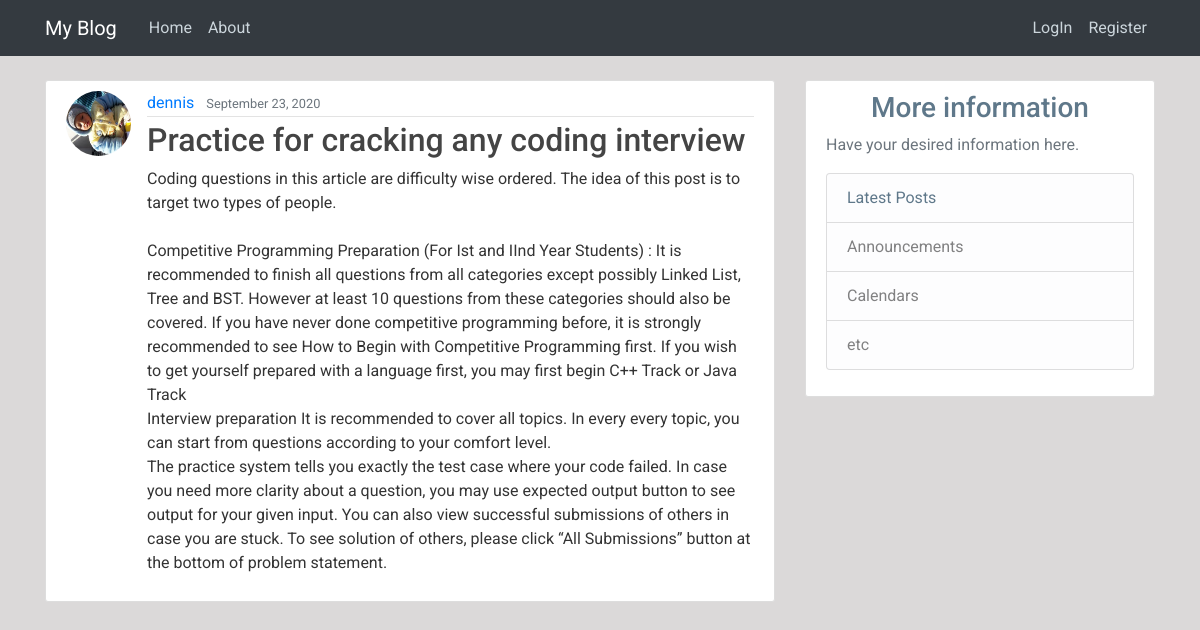
Screenshot of /post/28/ with the database file from the repository.
### blog/models.py (models this page shows, shortened)
class Post(models.Model):
    title = models.CharField(max_length=100)
    author = models.ForeignKey(User, on_delete=models.CASCADE)
    picture = models.ImageField(default='default.jpg', upload_to='blog_pics')
    content = models.TextField()
    date_posted = models.DateTimeField(default=timezone.now)

### users/models.py (models this page shows, shortened)
class Profile(models.Model):
    user = models.OneToOneField(User, on_delete=models.CASCADE)
    image = models.ImageField(default='default.jpg', upload_to='profile_pics')

### blog/views.py (the view)
# urls.py: path('post/<int:pk>/', PostDetailView.as_view(), name='post-detail'),
class PostDetailView(DetailView):
    model = Post
    template_name = 'blog/post_detail.html'

### templates/blog/post_detail.html (shortened to what this page needs)
{% extends 'base.html' %}
{% block content %}
<article class="media content-section">
  <img class="rounded-circle article-img" src="{{ object.author.profile.image.url }}">
  <div class="media-body">
    <div class="article-metadata">
      <a class="mr-2" href="{% url 'user-posts' object.author.username %}">{{ object.author }}</a>
      <small class="text-muted">{{ object.date_posted|date:"F d, Y" }}</small>
    </div>
    <h2 class="article-title">{{ object.title }}</h2>
    <p class="article-content">{{ object.content }}</p>
  </div>
</article>
{% endblock %}

### static/css/main.css (style rules this page uses)
body { background-color: #dbd9d9; color: #333333; margin-top: 5rem; font-family: 'Roboto', sans-serif; }
h1, h2, h3, h4, h5, h6 { color: #444444; }
.content-section { background: #ffffff; padding: 10px 20px; border: 1px solid #dddddd; border-radius: 3px; margin-bottom: 20px; }
.article-title { color: #444444; }
.article-content { white-space: pre-line; }
.article-img { height: 65px; width: 65px; margin-right: 16px; }
.article-metadata { padding-bottom: 1px; margin-bottom: 4px; border-bottom: 1px solid #e3e3e3 }

### rows the page displays
Post: author.profile.image (picture), author "dennis", date_posted "September 23, 2020", title "Practice for cracking any coding interview", content "Coding questions in this article are difficulty wise ordered. The idea of this post is to target two types of people. Competitive Programming Preparation (For Ist and IInd Year Students) : It is recommended to finish all questions from all categories except possibly Linked List, Tree and BST. However at least 10 questions from these categories should also be covered. If you have never done competitive programming before, it is strongly recommended to see How to Begin with Competitive Programming first. If you wish to get yourself prepared with a language first, you may first begin C++ Track or Java Track Interview preparation It is recommended to cover all topics. In every every topic, you…"
